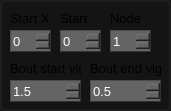
  <widget class="QFrame" name="frame_5">
   <property name="geometry">
    <rect>
     <x>170</x>
     <y>230</y>
     <width>171</width>
     <height>111</height>
    </rect>
   </property>
   <property name="styleSheet">
    <string notr="true">QFrame {
border: 2px solid rgb(30,30,30);
border-radius: 4px;
background-color: rgb(20, 20, 20);
}
QLabel {
border: 0px;
}
</string>
   </property>
   <property name="frameShape">
    <enum>QFrame::StyledPanel</enum>
   </property>
   <property name="frameShadow">
    <enum>QFrame::Raised</enum>
   </property>
   <widget class="QSpinBox" name="spinBox_tail_tracking_set_x0">
    <property name="geometry">
     <rect>
      <x>10</x>
      <y>30</y>
      <width>41</width>
      <height>22</height>
     </rect>
    </property>
    <property name="font">
     <font>
      <pointsize>10</pointsize>
     </font>
    </property>
    <property name="styleSheet">
     <string notr="true">background-color: rgb(100, 100, 100); color:white; border-style: outset; border-width: 1px;  border-color: rgb(50, 50, 50);</string>
    </property>
    <property name="maximum">
     <number>2047</number>
    </property>
   </widget>
   <widget class="QLabel" name="label_58">
    <property name="geometry">
     <rect>
      <x>10</x>
      <y>60</y>
      <width>71</width>
      <height>16</height>
     </rect>
    </property>
    <property name="font">
     <font>
      <pointsize>10</pointsize>
     </font>
    </property>
    <property name="text">
     <string>Bout start vigor</string>
    </property>
   </widget>
   <widget class="QLabel" name="label_59">
    <property name="geometry">
     <rect>
      <x>90</x>
      <y>60</y>
      <width>71</width>
      <height>16</height>
     </rect>
    </property>
    <property name="font">
     <font>
      <pointsize>10</pointsize>
     </font>
    </property>
    <property name="text">
     <string>Bout end vigor</string>
    </property>
   </widget>
   <widget class="QLabel" name="label">
    <property name="geometry">
     <rect>
      <x>10</x>
      <y>10</y>
      <width>41</width>
      <height>16</height>
     </rect>
    </property>
    <property name="font">
     <font>
      <pointsize>10</pointsize>
     </font>
    </property>
    <property name="text">
     <string>Start X</string>
    </property>
   </widget>
   <widget class="QDoubleSpinBox" name="doubleSpinBox_tail_tracking_set_bout_end_vigor">
    <property name="geometry">
     <rect>
      <x>90</x>
      <y>80</y>
      <width>71</width>
      <height>22</height>
     </rect>
    </property>
    <property name="font">
     <font>
      <pointsize>10</pointsize>
     </font>
    </property>
    <property name="styleSheet">
     <string notr="true">background-color: rgb(100, 100, 100); color:white; border-style: outset; border-width: 1px;  border-color: rgb(50, 50, 50);</string>
    </property>
    <property name="decimals">
     <number>1</number>
    </property>
    <property name="minimum">
     <double>0.000000000000000</double>
    </property>
    <property name="maximum">
     <double>200.000000000000000</double>
    </property>
    <property name="singleStep">
     <double>0.100000000000000</double>
    </property>
    <property name="value">
     <double>0.500000000000000</double>
    </property>
   </widget>
   <widget class="QSpinBox" name="spinBox_tail_tracking_set_nodes">
    <property name="geometry">
     <rect>
      <x>110</x>
      <y>30</y>
      <width>41</width>
      <height>22</height>
     </rect>
    </property>
    <property name="font">
     <font>
      <pointsize>10</pointsize>
     </font>
    </property>
    <property name="styleSheet">
     <string notr="true">background-color: rgb(100, 100, 100); color:white; border-style: outset; border-width: 1px;  border-color: rgb(50, 50, 50);</string>
    </property>
    <property name="minimum">
     <number>1</number>
    </property>
    <property name="maximum">
     <number>60</number>
    </property>
   </widget>
   <widget class="QSpinBox" name="spinBox_tail_tracking_set_y0">
    <property name="geometry">
     <rect>
      <x>60</x>
      <y>30</y>
      <width>41</width>
      <height>22</height>
     </rect>
    </property>
    <property name="font">
     <font>
      <pointsize>10</pointsize>
     </font>
    </property>
    <property name="styleSheet">
     <string notr="true">background-color: rgb(100, 100, 100); color:white; border-style: outset; border-width: 1px;  border-color: rgb(50, 50, 50);</string>
    </property>
    <property name="maximum">
     <number>2047</number>
    </property>
   </widget>
   <widget class="QLabel" name="label_2">
    <property name="geometry">
     <rect>
      <x>60</x>
      <y>10</y>
      <width>31</width>
      <height>16</height>
     </rect>
    </property>
    <property name="font">
     <font>
      <pointsize>10</pointsize>
     </font>
    </property>
    <property name="text">
     <string>Start Y</string>
    </property>
   </widget>
   <widget class="QDoubleSpinBox" name="doubleSpinBox_tail_tracking_set_bout_start_vigor">
    <property name="geometry">
     <rect>
      <x>10</x>
      <y>80</y>
      <width>71</width>
      <height>22</height>
     </rect>
    </property>
    <property name="font">
     <font>
      <pointsize>10</pointsize>
     </font>
    </property>
    <property name="styleSheet">
     <string notr="true">background-color: rgb(100, 100, 100); color:white; border-style: outset; border-width: 1px;  border-color: rgb(50, 50, 50);</string>
    </property>
    <property name="decimals">
     <number>1</number>
    </property>
    <property name="minimum">
     <double>0.000000000000000</double>
    </property>
    <property name="maximum">
     <double>200.000000000000000</double>
    </property>
    <property name="singleStep">
     <double>0.100000000000000</double>
    </property>
    <property name="value">
     <double>1.500000000000000</double>
    </property>
   </widget>
   <widget class="QLabel" name="label_52">
    <property name="geometry">
     <rect>
      <x>110</x>
      <y>10</y>
      <width>31</width>
      <height>16</height>
     </rect>
    </property>
    <property name="font">
     <font>
      <pointsize>10</pointsize>
     </font>
    </property>
    <property name="text">
     <string>Nodes</string>
    </property>
   </widget>
  </widget>
